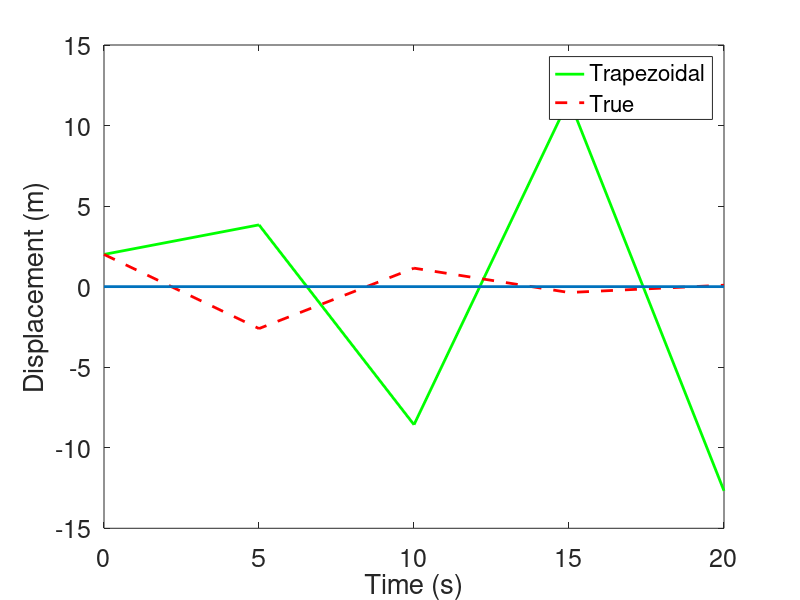

This chart was generated by the following MATLAB code:
%      PROGRAM TRAP_METHOD.M
%
  clear all
set(0,'DefaultAxesFontSize',18,'defaultlinelinewidth',2);set(gca,'FontSize',18);close(gcf);
% 
% Define variables - everything is the same as implicit Euler until AA
%

  m = 4; %mass
  k = 16; %stiffness
  c = 2; %damping

  dt = input('dt = ');    %smallest step size for reasonable runtime:  10^-6
  T = 0:dt:20;
  N = length(T);

  y0 = 2; %initial displacement
  y1 = 30; %initial velocity

  %Define analytical solution parameters
  nu = sqrt(4*k*m - c^2)/(2*m);
  a1 = y0;
  a2 = (y1 + c*y0/(2*m))/nu;
  
%
% Create system matrices and vectors
%

  A = [0 1; -k/m -c/m];
  %New matrices:
  AA1 = (eye(2,2) + 0.5*dt*A); %this is [I+0.5kA]
  AA2 = inv(eye(2,2) - 0.5*dt*A); %this is [I-0.5kA]^(-1)
  z0 = [y0;y1];
  
%
% Iterate to approximate the solution using the trapezoid rule
%

  z(:,1) = z0; %z((pos,vel),time) I think
  y(1) = y0; %initial position
  for j=2:N %number of time points
     t = T(j); %current time
     y(j) = exp(-c*t/(2*m))*(a1*cos(nu*t) + a2*sin(nu*t));   % True solution
     z(:,j) = AA2*AA1*z(:,j-1);                              % Approximate solution - NEW
  end
  
%
% Plot the results
%

  figure(1)
  Displacement = z(1,:); %vector of positions at all times
  plot(T,Displacement,'-g',T,y,'--r',T,0*Displacement,'linewidth',2);
  h = gca;
  set(h,'FontSize',[18]);
  xlabel('Time (s)')
  ylabel('Displacement (m)')
  legend('Trapezoidal','True') %removed ,4 from end
  
  